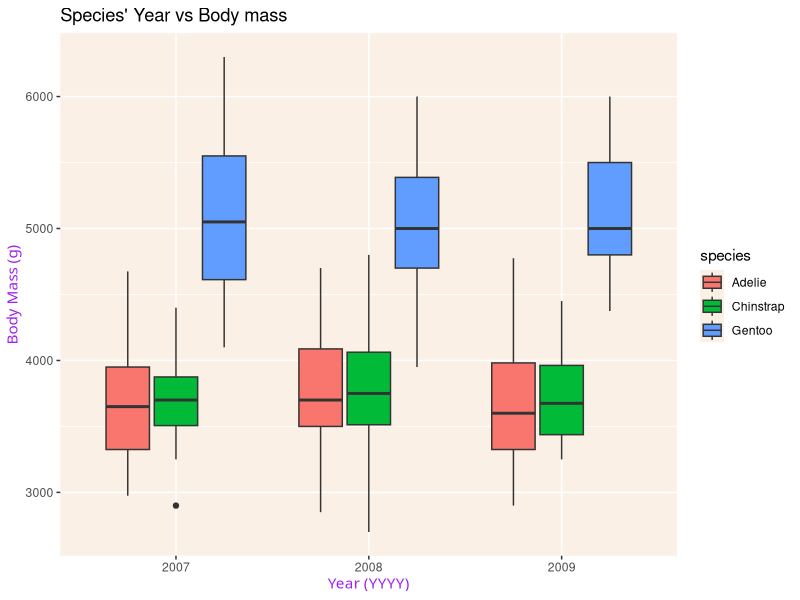
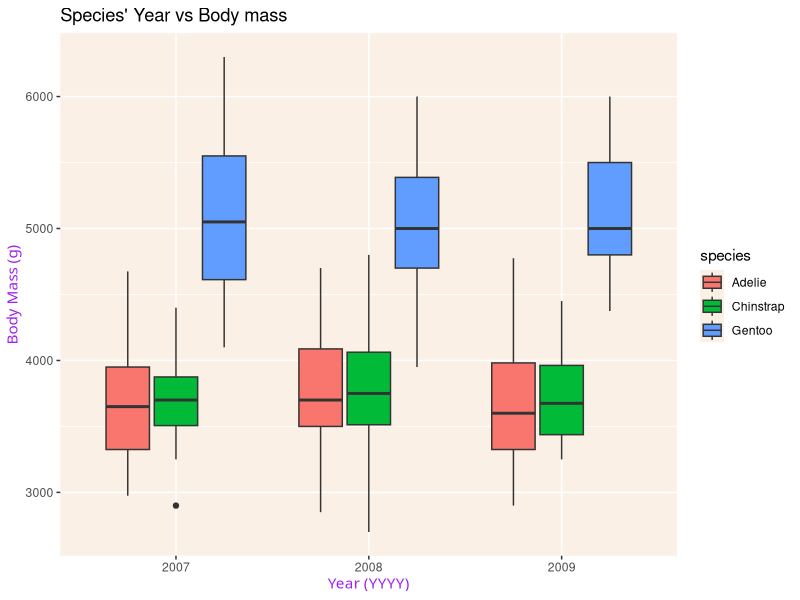

The R script that drew these images, in order:
################################################################
### Today we are experimenting the graph for penguins
### Created by: Joynaline Hart
### Created on: 2022-02-10
############################################################### 

### Load libraries #####
# Always done first, and always be in the line to run the function
library (palmerpenguins)
library(tidyverse) 
library(here) 

### Load data #####
glimpse (penguins)

### GGPLOT LINE #####
plot <- ggplot(data = penguins,
        mapping =   aes(x = as_factor(year),
                        y=body_mass_g,
                        fill = species)) +
  geom_boxplot() +
      labs(title = "Species' Year vs Body mass",
           x = "Year (YYYY)",
           y = "Body Mass (g)",
           color = "Species") 

plot + theme(axis.title=element_text((size=50),
                                color = "purple"),
        panel.background=element_rect(fill="linen"))

ggsave(here("Week_3","Output","Week3b_LAB_YearvsMass.png"),
       width=7, height=5) #default is in inches
